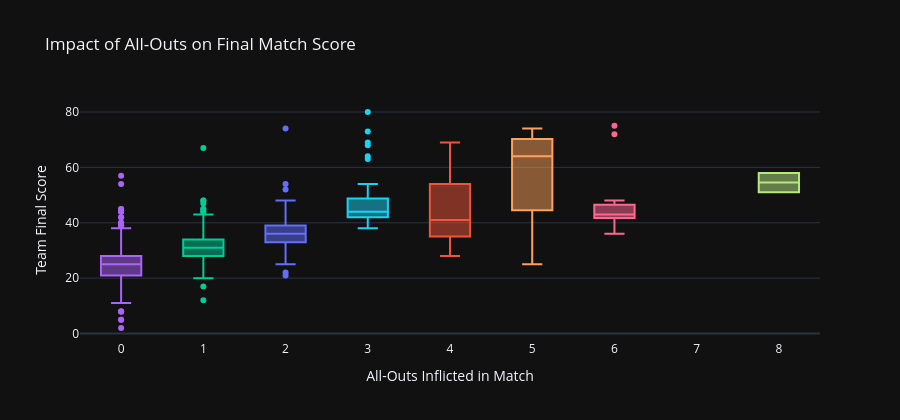

The notebook cell this image was saved under:
### Markdown cell above
### 💥 Step 10: Score Escalation by All-Outs Inflicted

### Code cell
fig_allout = px.box(
    df_teams,
    x='all_outs_inflicted',
    y='score',
    color='all_outs_inflicted',
    title="Impact of All-Outs on Final Match Score",
    labels={'all_outs_inflicted': 'All-Outs Inflicted in Match', 'score': 'Team Final Score'},
    template="plotly_dark",
    height=420
)
fig_allout.update_layout(showlegend=False)
fig_allout.show()

### Figure 1 — Plotly figure (JSON) as saved in the notebook; plotly's stock layout.template omitted (floating-point values rounded to 4 significant figures; data arrays with more than 128 entries replaced by an {"elided": "..."} marker saying what was removed)
{"data": [{"alignmentgroup": "True", "hovertemplate": "All-Outs Inflicted in Match=%{x}<br>Team Final Score=%{y}<extra></extra>", "legendgroup": "2", "marker": {"color": "#636efa"}, "name": "2", "notched": false, "offsetgroup": "2", "orientation": "v", "showlegend": true, "type": "box", "x": {"elided": "294 int values"}, "x0": " ", "xaxis": "x", "y": {"elided": "294 int values"}, "y0": " ", "yaxis": "y"}, {"alignmentgroup": "True", "hovertemplate": "All-Outs Inflicted in Match=%{x}<br>Team Final Score=%{y}<extra></extra>", "legendgroup": "4", "marker": {"color": "#EF553B"}, "name": "4", "notched": false, "offsetgroup": "4", "orientation": "v", "showlegend": true, "type": "box", "x": [4, 4, 4, 4, 4, 4, 4, 4, 4, 4, 4, 4, 4, 4, 4, 4, 4, 4, 4, 4, 4, 4, 4, 4, 4, 4, 4, 4, 4, 4, 4, 4, 4, 4, 4, 4, 4, 4, 4, 4, 4, 4, 4, 4, 4, 4, 4, 4, 4, 4, 4, 4, 4], "x0": " ", "xaxis": "x", "y": [44, 39, 40, 34, 35, 38, 56, 48, 47, 51, 33, 36, 51, 35, 48, 68, 69, 65, 68, 36, 69, 56, 67, 33, 41, 39, 46, 38, 34, 47, 34, 46, 58, 55, 35, 36, 34, 33, 28, 30, 33, 29, 37, 54, 57, 35, 34, 54, 53, 48, 35, 58, 46], "y0": " ", "yaxis": "y"}, {"alignmentgroup": "True", "hovertemplate": "All-Outs Inflicted in Match=%{x}<br>Team Final Score=%{y}<extra></extra>", "legendgroup": "1", "marker": {"color": "#00cc96"}, "name": "1", "notched": false, "offsetgroup": "1", "orientation": "v", "showlegend": true, "type": "box", "x": {"elided": "456 int values"}, "x0": " ", "xaxis": "x", "y": {"elided": "456 int values"}, "y0": " ", "yaxis": "y"}, {"alignmentgroup": "True", "hovertemplate": "All-Outs Inflicted in Match=%{x}<br>Team Final Score=%{y}<extra></extra>", "legendgroup": "0", "marker": {"color": "#ab63fa"}, "name": "0", "notched": false, "offsetgroup": "0", "orientation": "v", "showlegend": true, "type": "box", "x": {"elided": "466 int values"}, "x0": " ", "xaxis": "x", "y": {"elided": "466 int values"}, "y0": " ", "yaxis": "y"}, {"alignmentgroup": "True", "hovertemplate": "All-Outs Inflicted in Match=%{x}<br>Team Final Score=%{y}<extra></extra>", "legendgroup": "5", "marker": {"color": "#FFA15A"}, "name": "5", "notched": false, "offsetgroup": "5", "orientation": "v", "showlegend": true, "type": "box", "x": [5, 5, 5, 5, 5], "x0": " ", "xaxis": "x", "y": [51, 25, 74, 64, 69], "y0": " ", "yaxis": "y"}, {"alignmentgroup": "True", "hovertemplate": "All-Outs Inflicted in Match=%{x}<br>Team Final Score=%{y}<extra></extra>", "legendgroup": "3", "marker": {"color": "#19d3f3"}, "name": "3", "notched": false, "offsetgroup": "3", "orientation": "v", "showlegend": true, "type": "box", "x": [3, 3, 3, 3, 3, 3, 3, 3, 3, 3, 3, 3, 3, 3, 3, 3, 3, 3, 3, 3, 3, 3, 3, 3, 3, 3, 3, 3, 3, 3, 3, 3, 3, 3, 3, 3, 3, 3, 3, 3, 3, 3, 3, 3, 3, 3, 3, 3, 3, 3, 3, 3, 3, 3, 3, 3, 3, 3, 3, 3, 3, 3, 3, 3, 3, 3, 3, 3, 3, 3, 3, 3, 3, 3, 3, 3, 3, 3, 3], "x0": " ", "xaxis": "x", "y": [38, 51, 47, 49, 45, 42, 42, 44, 43, 41, 41, 40, 43, 41, 47, 50, 41, 40, 41, 38, 40, 41, 46, 52, 54, 64, 68, 53, 63, 80, 69, 73, 40, 39, 39, 45, 42, 51, 45, 42, 45, 44, 42, 45, 53, 44, 43, 42, 42, 47, 48, 43, 41, 50, 54, 42, 40, 44, 44, 49, 42, 45, 41, 53, 46, 50, 41, 45, 45, 45, 44, 48, 45, 53, 44, 47, 44, 41, 45], "y0": " ", "yaxis": "y"}, {"alignmentgroup": "True", "hovertemplate": "All-Outs Inflicted in Match=%{x}<br>Team Final Score=%{y}<extra></extra>", "legendgroup": "6", "marker": {"color": "#FF6692"}, "name": "6", "notched": false, "offsetgroup": "6", "orientation": "v", "showlegend": true, "type": "box", "x": [6, 6, 6, 6, 6, 6, 6, 6, 6, 6, 6, 6, 6], "x0": " ", "xaxis": "x", "y": [41, 43, 42, 45, 75, 48, 42, 42, 39, 44, 72, 36, 46], "y0": " ", "yaxis": "y"}, {"alignmentgroup": "True", "hovertemplate": "All-Outs Inflicted in Match=%{x}<br>Team Final Score=%{y}<extra></extra>", "legendgroup": "8", "marker": {"color": "#B6E880"}, "name": "8", "notched": false, "offsetgroup": "8", "orientation": "v", "showlegend": true, "type": "box", "x": [8, 8], "x0": " ", "xaxis": "x", "y": [51, 58], "y0": " ", "yaxis": "y"}], "layout": {"boxmode": "overlay", "height": 420, "legend": {"title": {"text": "All-Outs Inflicted in Match"}, "tracegroupgap": 0}, "showlegend": false, "title": {"text": "Impact of All-Outs on Final Match Score"}, "xaxis": {"anchor": "y", "categoryarray": [2, 4, 1, 0, 5, 3, 6, 8], "categoryorder": "array", "domain": [0.0, 1.0], "title": {"text": "All-Outs Inflicted in Match"}}, "yaxis": {"anchor": "x", "domain": [0.0, 1.0], "title": {"text": "Team Final Score"}}}}
